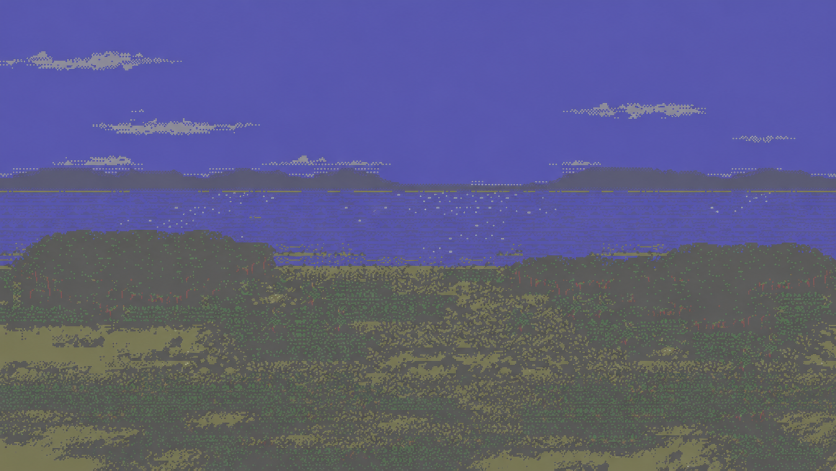
#> input picture assets/img/db1-title-background-512x288.png, 1672 x 941 px (shown at 1/2 size); its folder holds 6 pictures in this run
$ python prepare_db1_title_art.py
#> lines starting #> are read from the running program, lines starting #| are printed output that depends on the picture
"""Sample DB1's title PNGs at the exact coordinates used by the compositor."""

from pathlib import Path

from PIL import Image

ASSETS = Path(__file__).resolve().parents[1] / 'assets/img'


def prepare(source: str, target: str, size: tuple[int, int], visible_rows: int):
#> called with source = 'db1-title-background-512x288.png', target = 'db1-title-background-native.png', size = (512, 288), visible_rows = 32
    with Image.open(ASSETS / source) as original:
#> original is the input picture: PIL image 1672x941 RGB; mean R, G, B 91.8, 92.4, 128.8
        rgba = original.convert('RGBA')
    width, height = size
    pixels = rgba.load()
    sampled = Image.new('RGBA', size)
#> sampled: PIL image 512x288 RGBA; every value is 0
    sampled.paste(Image.frombytes('RGBA', (width, visible_rows), bytes(
        component
        for y in range(visible_rows)
        for x in range(width)
        for component in pixels[x * rgba.width // width, y * rgba.height // height]
    )))
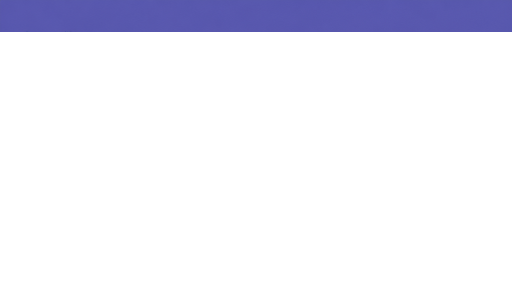
#> sampled: PIL image 512x288 RGBA; mean R, G, B, A 9.8, 9.8, 19.3, 28.3; transparent parts drawn white
    sampled.save(ASSETS / target, optimize=True)


if __name__ == '__main__':
    prepare('db1-title-background-512x288.png', 'db1-title-background-native.png', (512, 288), 32)
    prepare('dyna-logo-v1.png', 'db1-title-logo-native.png', (224, 120), 120)
#> (the run stopped early here; a loop or call above may not have finished)
